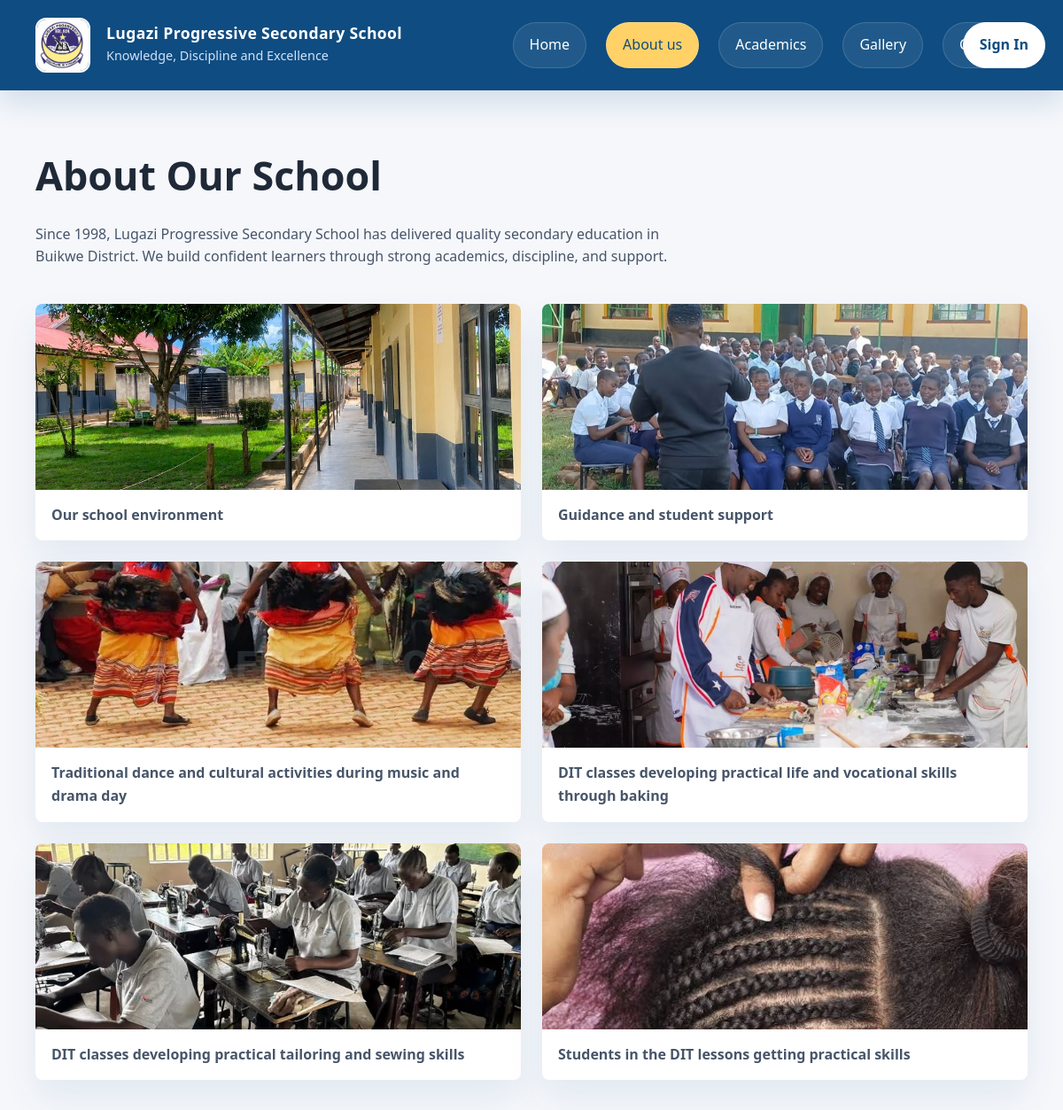
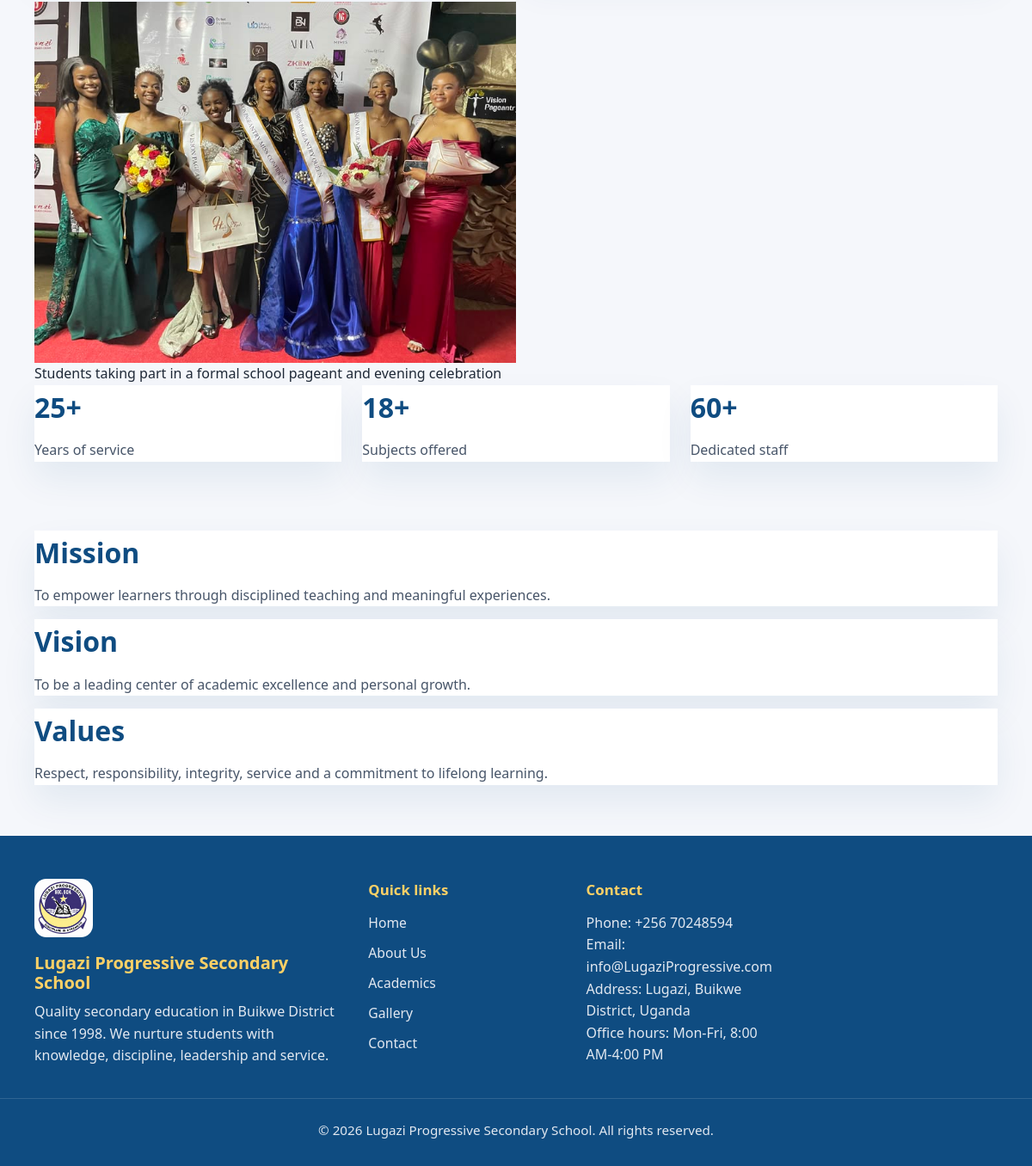
/pages/aboutus.php, run on the app's committed database (2 pictures, top to bottom).
### tables this page shows
CREATE TABLE IF NOT EXISTS page_content (
  id INT UNSIGNED AUTO_INCREMENT PRIMARY KEY,
  page_key VARCHAR(40) NOT NULL,
  block_key VARCHAR(80) NOT NULL,
  title VARCHAR(255) NOT NULL DEFAULT '',
  body TEXT NOT NULL,
  UNIQUE KEY page_block (page_key, block_key)
);

### includes/functions.php (called while the page is built, shortened)
<?php
function escape(?string $value): string
{
    return htmlspecialchars($value ?? '', ENT_QUOTES | ENT_SUBSTITUTE, 'UTF-8');
}
function site_settings(): array
{
    static $settings;
    if ($settings === null) {
        $settings = require __DIR__ . '/../config/site.php';
    }
    return $settings;
}
function setting(string $key): string
{
    return site_settings()[$key] ?? '';
}
function page_content(string $page, string $key): array
{
    static $content;
    if ($content === null) {
        $content = [];
        foreach (database()->query('SELECT page_key, block_key, title, body FROM page_content') as $row) {
            $content[$row['page_key']][$row['block_key']] = $row;
        }
    }
    return $content[$page][$key] ?? ['title' => '', 'body' => ''];
}

### config/site.php (called while the page is built)
<?php
return array (
  'school_name' => 'Lugazi Progressive Secondary School',
  'school_slogan' => 'Knowledge, Discipline and Excellence',
  'school_description' => 'Quality secondary education in Buikwe District since 1998. We nurture students with knowledge, discipline, leadership and service.',
  'logo_path' => '/assets/img/school logo.jpeg',
  'phone' => '+256 70248594',
  'email' => 'info@LugaziProgressive.com',
  'address' => 'Lugazi, Buikwe District, Uganda',
  'office_hours' => 'Mon-Fri, 8:00 AM-4:00 PM',
  'map_embed_url' => 'https://www.google.com/maps/embed?pb=!1m18!1m12!1m3!1d4710.489971248489!2d32.925344418669155!3d0.3645657678363185!2m3!1f0!2f0!3f0!3m2!1i1024!2i768!4f13.1!3m3!1m2!1s0x177dda93bbc9e84b%3A0xdf28d5d7c43ffb9!2sLugazi%20Progressive%20Secondary%20School!5e0!3m2!1sen!2sug!4v1782146062129!5m2!1sen!2sug',
);

### includes/database.php (called while the page is built, shortened)
<?php
function database(): PDO
{
    $config = require __DIR__ . '/../config/config.php';
    $database = $config['database'];
    $dsn = sprintf(
        'mysql:host=%s;port=%s;dbname=%s;charset=utf8mb4',
        $database['host'],
        $database['port'],
        $database['name']
    );
    $pdo = new PDO($dsn, $database['user'], $database['password'], [
        PDO::ATTR_ERRMODE => PDO::ERRMODE_EXCEPTION,
        PDO::ATTR_DEFAULT_FETCH_MODE => PDO::FETCH_ASSOC,
        PDO::ATTR_EMULATE_PREPARES => false,
    ]);
    return $pdo;
}

### pages/aboutus.php (the view, shortened to what this page needs)
<?php
$pageClass = 'page-about';
$intro = page_content('about', 'intro');
$stats = [
    page_content('about', 'stat_years'),
    page_content('about', 'stat_subjects'),
    page_content('about', 'stat_staff'),
];
$values = [
    page_content('about', 'mission'),
    page_content('about', 'vision'),
    page_content('about', 'values'),
];
require __DIR__ . '/../components/meta.php';
require __DIR__ . '/../components/header.php';
?>
<main>
  <section class="about-hero">
    <div class="container">
      <div class="about-intro">
        <h1><?= escape($intro['title']) ?></h1>
        <p><?= escape($intro['body']) ?></p>
      </div>
      <div class="about-gallery">
        <figure>
          <img src="/assets/img/school environment.jpeg" alt="School environment">
          <figcaption>Our school environment</figcaption>
        </figure>
        <figure>
          <img src="/assets/img/guidance.jpg" alt="Student guidance">
          <figcaption>Guidance and student support</figcaption>
        </figure>
        <figure>
          <img src="/assets/img/mdd.jpg" alt="Traditional dance and cultural activities">
          <figcaption>Traditional dance and cultural activities during music and drama day</figcaption>
        </figure>
        <figure>
          <img src="/assets/img/baking.jpg" alt="Students developing practical baking skills">
          <figcaption>DIT classes developing practical life and vocational skills through baking</figcaption>
        </figure>
        <figure>
          <img src="/assets/img/tailoring.jpg" alt="Students learning tailoring and sewing skills">
          <figcaption>DIT classes developing practical tailoring and sewing skills</figcaption>
        </figure>
        <figure>
          <img src="/assets/img/braiding.jpg" alt="Students learning hair braiding skills">
          <figcaption>Students in the DIT lessons getting practical skills</figcaption>
        </figure>
      </div>
      <figure class="about-gallery-night">
        <img src="/assets/img/Beautiful night❤️.jpg" alt="Students at a formal school evening event">
        <figcaption>Students taking part in a formal school pageant and evening celebration</figcaption>
      </figure>
      <div class="about-stats">
        <?php foreach ($stats as $stat): ?>
          <div class="stat-card">
            <strong><?= escape($stat['title']) ?></strong>
            <span><?= escape($stat['body']) ?></span>
          </div>
        <?php endforeach; ?>
      </div>
    </div>
  </section>
  <section class="school-values">
    <div class="container">
      <?php foreach ($values as $value): ?>
        <article class="value-card">
          <h2><?= escape($value['title']) ?></h2>
          <p><?= escape($value['body']) ?></p>
        </article>
      <?php endforeach; ?>
    </div>
  </section>
</main>
<?php require __DIR__ . '/../components/footer.php'; ?>
</body>
</html>

### components/meta.php (shortened to what this page needs)
<?php
$pageClass = $pageClass ?? '';
?>
<!doctype html>
<html lang="en">
<head>
  <link rel="stylesheet" href="/assets/css/style.css">
</head>
<body class="<?= escape($pageClass) ?>">

### components/header.php
<?php $siteSettings = site_settings(); ?>
<nav>
  <div class="container">
    <div class="logo">
      <div class="logo-img">
        <img src="<?= escape($siteSettings['logo_path']) ?>" alt="<?= escape($siteSettings['school_name']) ?> logo" />
      </div>
      <div class="logo-text">
        <h1><?= escape($siteSettings['school_name']) ?></h1>
        <p><?= escape($siteSettings['school_slogan']) ?></p>
      </div>
    </div>
    <div class="nav-items">
      <a href="/pages/home.php" class="nav-link home-link">Home</a>
      <a href="/pages/aboutus.php" class="nav-link about-link">About us</a>
      <a href="/pages/academics.php" class="nav-link academics-link">Academics</a>
      <a href="/pages/gallery.php" class="nav-link gallery-link">Gallery</a>
      <a href="/pages/contactus.php" class="nav-link contact-link">Contact</a>
      <a href="/adminCMS/login.php" class="nav-link sign-in-link">Sign In</a>
    </div>
  </div>
</nav>

### components/footer.php
<div id="footer-container">
  <footer class="site-footer">
    <div class="footer-top">
      <div class="footer-brand">
        <div class="footer-logo">
          <img src="<?= escape(setting('logo_path')) ?>" alt="<?= escape(setting('school_name')) ?> logo" />
        </div>
        <h2><?= escape(setting('school_name')) ?></h2>
        <p><?= escape(setting('school_description')) ?></p>
      </div>
      <div class="footer-col">
        <h3>Quick links</h3>
        <ul>
          <li><a href="/pages/home.php">Home</a></li>
          <li><a href="/pages/aboutus.php">About Us</a></li>
          <li><a href="/pages/academics.php">Academics</a></li>
          <li><a href="/pages/gallery.php">Gallery</a></li>
          <li><a href="/pages/contactus.php">Contact</a></li>
        </ul>
      </div>
      <div class="footer-col footer-contact">
        <h3>Contact</h3>
        <p>Phone: <?= escape(setting('phone')) ?></p>
        <p>Email: <?= escape(setting('email')) ?></p>
        <p>Address: <?= escape(setting('address')) ?></p>
        <p>Office hours: <?= escape(setting('office_hours')) ?></p>
      </div>
    </div>
    <div class="footer-bottom">
      <p>&copy; <?= date('Y') ?> <?= escape(setting('school_name')) ?>. All rights reserved.</p>
    </div>
  </footer>
</div>

### data on the page
page_content: title "About Our School", body "Since 1998, Lugazi Progressive Secondary School has delivered quality secondary education in Buikwe District. We build confident learners through strong academics, discipline, and support."
page_content: title "25+", body "Years of service"
page_content: title "18+", body "Subjects offered"
page_content: title "60+", body "Dedicated staff"
page_content: title "Mission", body "To empower learners through disciplined teaching and meaningful experiences."
page_content: title "Vision", body "To be a leading center of academic excellence and personal growth."
page_content: title "Values", body "Respect, responsibility, integrity, service and a commitment to lifelong learning."

### other printed values
$siteSettings['school_name'] "Lugazi Progressive Secondary School"
$siteSettings['school_slogan'] "Knowledge, Discipline and Excellence"
setting('school_name') "Lugazi Progressive Secondary School"
setting('school_description') "Quality secondary education in Buikwe District since 1998. We nurture students with knowledge, discipline, leadership and service."
setting('phone') "+256 70248594"
setting('email') "info@LugaziProgressive.com"
setting('address') "Lugazi, Buikwe District, Uganda"
setting('office_hours') "Mon-Fri, 8:00 AM-4:00 PM"
